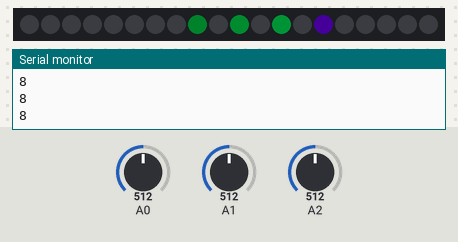
A sketch run on a simulated Teensy 4. On the bench: 20 RGB LEDs in strip order, left to right, the last lines printed to the serial monitor. Inputs (shaded band) come from the test bench; at power-on: A0 = 512, A2 = 512, A1 = 512. Dim RGB values are drawn brighter than linear; random numbers use the default seed unless the sketch sets one.

Above: at 1.2 s.
1.3 s: A0 set to 493
At 1.52 s:
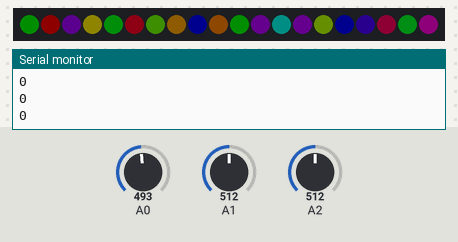
3.7 s: A2 set to 122
At 5.14 s:
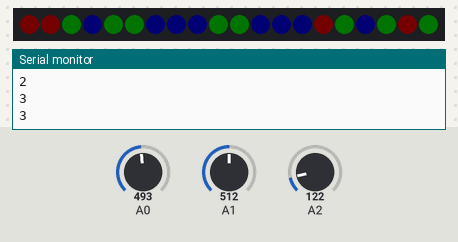
6.7 s: A1 set to 716
At 7.31 s:
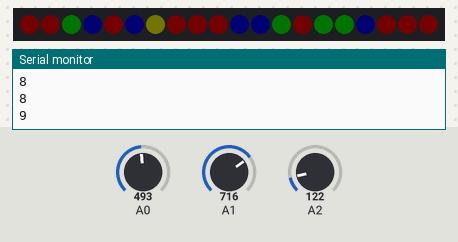
9.7 s: A0 set to 716
At 12.04 s:
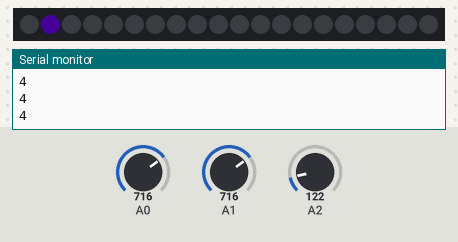
12.7 s: A0 set to 511
At 14.64 s:
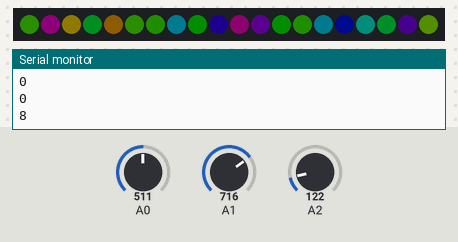
15.7 s: A2 set to 511
At 15.85 s:
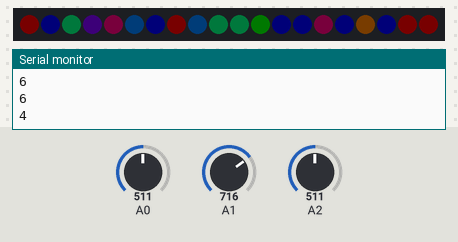
Timing chart, 0 to 18.7 s (numbered marks = the images above; inputs shaded):
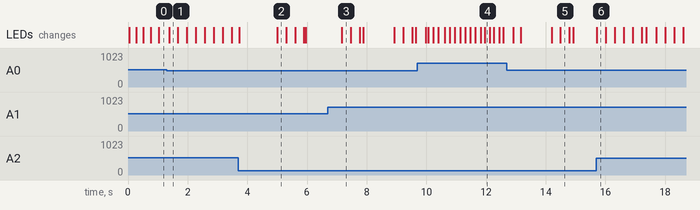

The sketch:

Class_5_scratch_built_led_gizmo_4_chase.ino
```cpp
/*

Making a new LED thing from scratch
First step
mode 0
  - all lights flash at different random colors
  - LFO controls brightness
  - LFO shape set by fscale
Mode 1
  - An LED chases across the tube, followed by others


pot on A0 selects mode
Pot A1 controls LFO rate
Pot A2 controls LFO shape


*/

float max_brightness = .1; //change this to increase the max brightness of the LEDs. 1.0 is very bright

//Everything else can be left alone
#define num_of_leds 20 //number of LEDs in the tube
#include <WS2812Serial.h> //include the code from this file in our sketch  https://github.com/PaulStoffregen/WS2812Serial/archive/refs/heads/master.zip
#define led_data_pin 8 //only pins 1,5, and 8 can be used.
byte drawingMemory[num_of_leds * 3];
DMAMEM byte displayMemory[num_of_leds * 12];
WS2812Serial LEDs(num_of_leds, displayMemory, drawingMemory, led_data_pin, WS2812_GRB);

unsigned long current_time;
unsigned long prev_time[8];
int mode;
float random_color;
float lfo;
float lfo_shaped;
int lfo_mode;
float lfo_rise_rate;
float lfo_fall_rate;
int raw_pot_1;
int chase1 = 10;
int chase2 = 10;
float shape1;
int chase1_random;
int chase1_rate = 250;
int chase2_rate = 250;
int prev_chase2;
void setup() {
  LEDs.begin();
}


void loop() {
  current_time = millis();

  //mode = (analogRead(A0) / 1023.0) * 2; //0-2 but 2 is only selected at very end of pot
  mode = map(analogRead(A0), 0, 1023, 0, 2);

  raw_pot_1 = analogRead(A1);
  lfo_rise_rate = raw_pot_1 / 1023.0; //0-1.0
  lfo_rise_rate *= 10.0; // 0 - 10.0
  lfo_rise_rate += 1; //1.0-11.0
  lfo_fall_rate = lfo_rise_rate / 3.0;

  shape1 = analogRead(A2) / 1023.0;
  shape1 *= 20;
  shape1 -= 10; //-10 to 10


  if (current_time - prev_time[1] > 33) {//33milliseonds is 30Hz
    prev_time[1] = current_time;

    if (lfo_mode == 1) {
      lfo += lfo_rise_rate;
    }
    if (lfo_mode == 0) {
      lfo -= lfo_fall_rate;
    }
    if (lfo < 0) {
      lfo = 0;
      lfo_mode = 1;

    }
    if (lfo > 99) {
      lfo = 99;
      lfo_mode = 0;
    }

    // fscale is like map but it allows you to shape the response from logarithmic to exponential. Chonky to snappy
    // Shape is -10 for exponential, 0 for linear, 10 for Log
    // fscale(input, from low,from high,to low,to high,shape) function is at bottom of the code

    lfo_shaped = fscale(lfo, 0, 100, 0, 100, shape1);

    if (mode == 0) {
      for (int led_select = 0; led_select < 20; led_select++) {
        random_color = random(100) / 99.0;
        //(led to change, hue,saturation,brightness)
        set_LED(led_select, random_color, 1, lfo_shaped / 99.0);
      }

    }

    if (mode == 1) {
      for (int led_select = 0; led_select < 20; led_select++) {
        set_LED(led_select, .5, 0, 0);
      }

      //this one is wiggling around
      //  set_LED(chase1, .5, 1, 1);

      // f < 4 sets how many trailing dots to make
      for (int f = 0; f < 4; f ++) {

        //prev_chase2 = chase2 - f; //Since we'll do this 4 times there will be 4 trails
        prev_chase2 = chase2 - (f * 2); // they will be spaced out by 2
        //prev_chase2 = chase2 - (f * random(3) + 1); //they will randomly change spacing
        float bright1 = 1.0 - (f / 4.0); //lower brightness for each one. if it was / 3 the last one would be 0 so I picked 4 but try other values
        if (prev_chase2 > 0) {           //only light up led positions that are positive

          set_LED(prev_chase2, .4, 1, bright1);
        }
      }

      set_LED(chase2, .75, 1, 1);


    }

    LEDs.show();
  }

  if (current_time - prev_time[3] > chase2_rate) {
    prev_time[3] = current_time;
    chase2++;

    //get a new rate if it hits position 10 and the top
    if (chase2 == 10) {
      chase2_rate = random(20, 200);
    }

    if (chase2 > 19) {
      chase2 = 0;
      chase2_rate = random(20, 200);
    }
  }

  if (current_time - prev_time[2] > chase1_rate) {
    prev_time[2] = current_time;

    //wiggle the LED around by randomly deciding if it goes up or down the tube
    chase1_random = random(10);
    if (chase1_random > 4) {
      chase1++;
    }
    if (chase1_random <= 4) {
      chase1--;
    }

    if (chase1 < 0 ) {
      chase1 = 0;
    }

    if (chase1 > 19) { //get a new rate if it hits the top
      chase1 = 19;
      chase1_rate = random(20, 200);
    }
  }


  if (current_time - prev_time[0] > 50) {
    prev_time[0] = current_time;

    Serial.println(chase1_random);

  }

}


////////////////LED function

//This function is a little different than you might see in other libraries but it works pretty similar
// instead of 0-255 you see in other libraries this is all 0-1.0
// you can copy this to the bottom of any code as long as the declarations at the top in "led biz" are done

//set_LED(led to change, hue,saturation,value aka brightness)
// hue - 0 is red, then through the ROYGBIV to 1.0 as red again
// saturation - 0 is fully white, 1 is fully colored.
// value - 0 is off, 1 is the value set by max_brightness
// (it's not called brightness since, unlike in photoshop, we're going from black to fully lit up

//based on https://stackoverflow.com/questions/3018313/algorithm-to-convert-rgb-to-hsv-and-hsv-to-rgb-in-range-0-255-for-both

void set_LED(int pixel, float fh, float fs, float fv) {
  byte RedLight;
  byte GreenLight;
  byte BlueLight;

  if (fs > 1.0) {
    fs = 1.0;
  }

  if (fv > 1.0) {
    fv = 1.0;
  }

  //wrap the hue around but if it's over 100 or under -100 cap it at that
  if (fh > 100) {
    fh = 100;
  }

  if (fh < -100) {
    fh = -100;
  }
  //keep subtracting or adding 1 until it's in the range of 0-1.0
  while (fh > 1.0) {
    fh -= 1.0;
  }
  while (fh < 0) {
    fh += 1.0;
  }

  byte h = fh * 255;
  byte s = fs * 255;
  byte v = fv * max_brightness * 255;

  h = (h * 192) / 256;  // 0..191
  unsigned int i = h / 32;   // We want a value of 0 thru 5
  unsigned int f = (h % 32) * 8;   // 'fractional' part of 'i' 0..248 in jumps

  unsigned int sInv = 255 - s;
  unsigned int fInv = 255 - f;
  byte pv = v * sInv / 256;  // pv will be in range 0 - 255
  byte qv = v * (256 - s * f / 256) / 256;
  byte tv = v * (256 - s * fInv / 256) / 256;

  switch (i) {
    case 0:
      RedLight = v;
      GreenLight = tv;
      BlueLight = pv;
      break;
    case 1:
      RedLight = qv;
      GreenLight = v;
      BlueLight = pv;
      break;
    case 2:
      RedLight = pv;
      GreenLight = v;
      BlueLight = tv;
      break;
    case 3:
      RedLight = pv;
      GreenLight = qv;
      BlueLight = v;
      break;
    case 4:
      RedLight = tv;
      GreenLight = pv;
      BlueLight = v;
      break;
    case 5:
      RedLight = v;
      GreenLight = pv;
      BlueLight = qv;
      break;
  }
  LEDs.setPixelColor(pixel, RedLight, GreenLight, BlueLight);
}

  //https://playground.arduino.cc/Main/Fscale/ I reordered the input values from this example

  // fscale is like map but it allows you to shape the response from logarithmic to exponential. Chonky to snappy
  // Shape is -10.0 for exponential, 0 for linear, 10.0 for Log
  // fscale(input, from low,from high,to low,to high,shape) function is at bottom of the code
 float fscale( float inputValue, float originalMin, float originalMax,
              float newBegin, float newEnd, float curve) {

  float OriginalRange = 0;
  float NewRange = 0;
  float zeroRefCurVal = 0;
  float normalizedCurVal = 0;
  float rangedValue = 0;
  boolean invFlag = 0;


  // condition curve parameter
  // limit range

  if (curve > 10) curve = 10;
  if (curve < -10) curve = -10;

  curve = (curve * -.1) ; // - invert and scale - this seems more intuitive - postive numbers give more weight to high end on output
  curve = pow(10, curve); // convert linear scale into lograthimic exponent for other pow function

  /*
    Serial.println(curve * 100, DEC);   // multply by 100 to preserve resolution
    Serial.println();
  */

  // Check for out of range inputValues
  if (inputValue < originalMin) {
    inputValue = originalMin;
  }
  if (inputValue > originalMax) {
    inputValue = originalMax;
  }

  // Zero Refference the values
  OriginalRange = originalMax - originalMin;

  if (newEnd > newBegin) {
    NewRange = newEnd - newBegin;
  }
  else
  {
    NewRange = newBegin - newEnd;
    invFlag = 1;
  }

  zeroRefCurVal = inputValue - originalMin;
  normalizedCurVal  =  zeroRefCurVal / OriginalRange;   // normalize to 0 - 1 float

  /*
    Serial.print(OriginalRange, DEC);
    Serial.print("   ");
    Serial.print(NewRange, DEC);
    Serial.print("   ");
    Serial.println(zeroRefCurVal, DEC);
    Serial.println();
  */

  // Check for originalMin > originalMax  - the math for all other cases i.e. negative numbers seems to work out fine
  if (originalMin > originalMax ) {
    return 0;
  }

  if (invFlag == 0) {
    rangedValue =  (pow(normalizedCurVal, curve) * NewRange) + newBegin;

  }
  else     // invert the ranges
  {
    rangedValue =  newBegin - (pow(normalizedCurVal, curve) * NewRange);
  }

  return rangedValue;
}
```

Measured:
- the behaviour switches between 512 and 511 on A0 (found by bisection; images 0 and 1)
